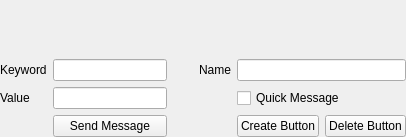
<?xml version="1.0" encoding="UTF-8"?>
<ui version="4.0">
 <class>Form</class>
 <widget class="QWidget" name="Form">
  <property name="geometry">
   <rect>
    <x>0</x>
    <y>0</y>
    <width>406</width>
    <height>137</height>
   </rect>
  </property>
  <property name="windowTitle">
   <string>Form</string>
  </property>
  <layout class="QGridLayout" name="gridLayout_4">
   <property name="leftMargin">
    <number>0</number>
   </property>
   <property name="topMargin">
    <number>0</number>
   </property>
   <property name="rightMargin">
    <number>0</number>
   </property>
   <property name="bottomMargin">
    <number>0</number>
   </property>
   <property name="spacing">
    <number>0</number>
   </property>
   <item row="2" column="0" colspan="4">
    <layout class="QGridLayout" name="gridLayout">
     <property name="spacing">
      <number>6</number>
     </property>
     <item row="2" column="1">
      <widget class="QLineEdit" name="lineEdit_keyword"/>
     </item>
     <item row="3" column="1">
      <widget class="QLineEdit" name="lineEdit_value"/>
     </item>
     <item row="4" column="1">
      <widget class="QPushButton" name="pushButton_send">
       <property name="text">
        <string>Send Message</string>
       </property>
      </widget>
     </item>
     <item row="2" column="0">
      <widget class="QLabel" name="label_keyword">
       <property name="text">
        <string>Keyword</string>
       </property>
      </widget>
     </item>
     <item row="2" column="2" rowspan="3">
      <spacer name="verticalSpacer">
       <property name="orientation">
        <enum>Qt::Vertical</enum>
       </property>
       <property name="sizeHint" stdset="0">
        <size>
         <width>20</width>
         <height>40</height>
        </size>
       </property>
      </spacer>
     </item>
     <item row="3" column="4" colspan="2">
      <widget class="QCheckBox" name="checkBox_quickMessage">
       <property name="toolTip">
        <string>&lt;html&gt;&lt;head/&gt;&lt;body&gt;&lt;p&gt;Custom buttons will directly send it's stored message if enabled.&lt;/p&gt;&lt;/body&gt;&lt;/html&gt;</string>
       </property>
       <property name="text">
        <string>Quick Message</string>
       </property>
      </widget>
     </item>
     <item row="3" column="0">
      <widget class="QLabel" name="label_value">
       <property name="text">
        <string>Value</string>
       </property>
      </widget>
     </item>
     <item row="2" column="3">
      <widget class="QLabel" name="label_name">
       <property name="text">
        <string>Name</string>
       </property>
      </widget>
     </item>
     <item row="4" column="5">
      <widget class="QPushButton" name="pushButton_deleteButton">
       <property name="text">
        <string>Delete Button</string>
       </property>
      </widget>
     </item>
     <item row="2" column="4" colspan="2">
      <widget class="QLineEdit" name="lineEdit_name"/>
     </item>
     <item row="4" column="4">
      <widget class="QPushButton" name="pushButton_addButton">
       <property name="toolTip">
        <string>&lt;html&gt;&lt;head/&gt;&lt;body&gt;&lt;p&gt;Create a new button with the key/value pair&lt;/p&gt;&lt;/body&gt;&lt;/html&gt;</string>
       </property>
       <property name="text">
        <string>Create Button</string>
       </property>
      </widget>
     </item>
     <item row="0" column="0" colspan="6">
      <widget class="QFrame" name="frame_buttons">
       <property name="sizePolicy">
        <sizepolicy hsizetype="Preferred" vsizetype="Preferred">
         <horstretch>0</horstretch>
         <verstretch>0</verstretch>
        </sizepolicy>
       </property>
       <property name="frameShape">
        <enum>QFrame::NoFrame</enum>
       </property>
       <property name="frameShadow">
        <enum>QFrame::Raised</enum>
       </property>
       <layout class="QGridLayout" name="gridLayout_buttons">
        <property name="leftMargin">
         <number>0</number>
        </property>
        <property name="topMargin">
         <number>0</number>
        </property>
        <property name="rightMargin">
         <number>0</number>
        </property>
        <property name="bottomMargin">
         <number>0</number>
        </property>
       </layout>
      </widget>
     </item>
     <item row="1" column="0" colspan="6">
      <widget class="QLabel" name="label_error">
       <property name="sizePolicy">
        <sizepolicy hsizetype="Preferred" vsizetype="Preferred">
         <horstretch>0</horstretch>
         <verstretch>0</verstretch>
        </sizepolicy>
       </property>
       <property name="maximumSize">
        <size>
         <width>16777215</width>
         <height>15</height>
        </size>
       </property>
       <property name="styleSheet">
        <string notr="true">color: rgb(255, 0, 0);</string>
       </property>
       <property name="text">
        <string/>
       </property>
       <property name="alignment">
        <set>Qt::AlignCenter</set>
       </property>
      </widget>
     </item>
    </layout>
   </item>
  </layout>
 </widget>
 <resources/>
 <connections/>
</ui>
